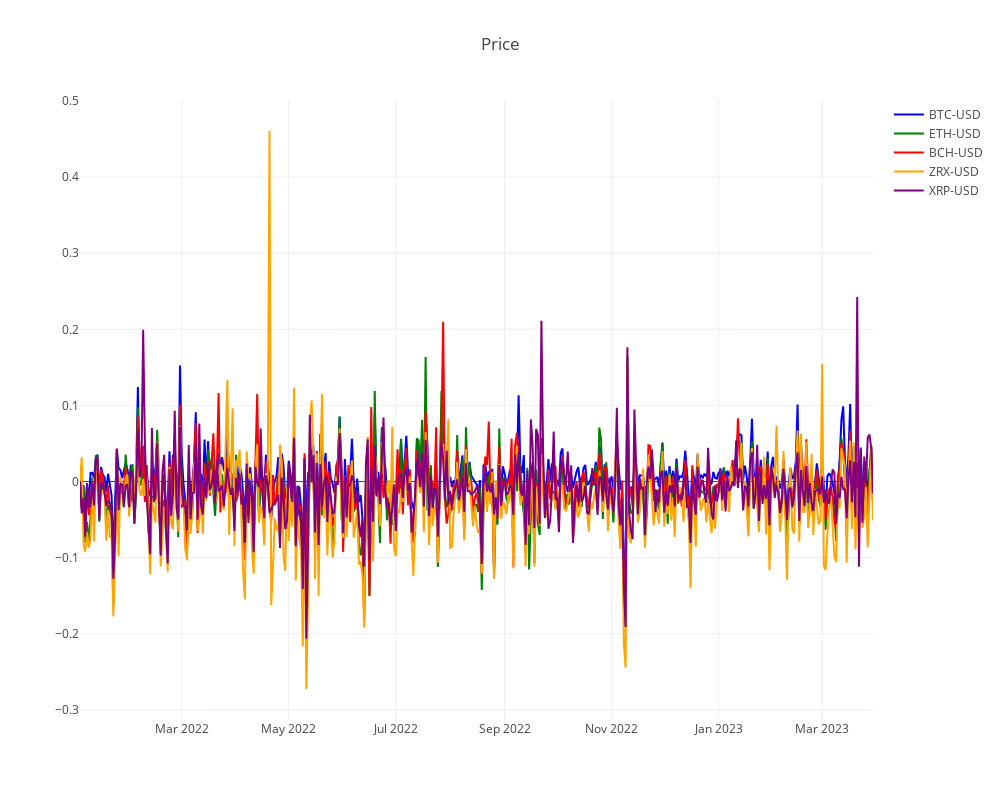

The notebook cell saved with this chart:
### Code cell
import plotly.graph_objects as go
import pandas as pd

# Assuming 'comb' is a DataFrame with the index as the x-axis values
x_values = comb.index

# Create a plotly line chart
fig = go.Figure()

# Add lines for each cryptocurrency with custom colors
fig.add_trace(go.Scatter(
    x=x_values, y=comb['BTC-USD'], mode='lines', name='BTC-USD', line=dict(color='blue', width=2)))
fig.add_trace(go.Scatter(
    x=x_values, y=comb['ETH-USD'], mode='lines', name='ETH-USD', line=dict(color='green', width=2)))
fig.add_trace(go.Scatter(
    x=x_values, y=comb['BCH-USD'], mode='lines', name='BCH-USD', line=dict(color='red', width=2)))
fig.add_trace(go.Scatter(
    x=x_values, y=comb['ZRX-USD'], mode='lines', name='ZRX-USD', line=dict(color='orange', width=2)))
fig.add_trace(go.Scatter(
    x=x_values, y=comb['XRP-USD'], mode='lines', name='XRP-USD', line=dict(color='purple', width=2)))

# Set the chart title
fig.update_layout(title='Price')

# Set the chart size
fig.update_layout(height=800, width=1000)

fig.show()

### Figure 1 — Plotly figure (JSON) as saved in the notebook; plotly's stock layout.template omitted (floating-point values rounded to 4 significant figures; data arrays with more than 128 entries replaced by an {"elided": "..."} marker saying what was removed)
{"data": [{"line": {"color": "blue", "width": 2}, "mode": "lines", "name": "BTC-USD", "type": "scatter", "x": {"elided": "453 str values"}, "y": {"elided": "453 float values"}}, {"line": {"color": "green", "width": 2}, "mode": "lines", "name": "ETH-USD", "type": "scatter", "x": {"elided": "453 str values"}, "y": {"elided": "453 float values"}}, {"line": {"color": "red", "width": 2}, "mode": "lines", "name": "BCH-USD", "type": "scatter", "x": {"elided": "453 str values"}, "y": {"elided": "453 float values"}}, {"line": {"color": "orange", "width": 2}, "mode": "lines", "name": "ZRX-USD", "type": "scatter", "x": {"elided": "453 str values"}, "y": {"elided": "453 float values"}}, {"line": {"color": "purple", "width": 2}, "mode": "lines", "name": "XRP-USD", "type": "scatter", "x": {"elided": "453 str values"}, "y": {"elided": "453 float values"}}], "layout": {"height": 800, "title": {"text": "Price"}, "width": 1000}}
